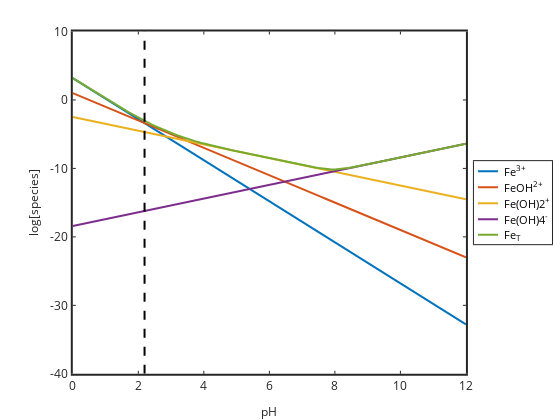

Notebook code for this chart:
### Markdown cell above
# U shaped solubility diagram

### Code cell
%plot -s 600,500 -f 'svg'
pH=0:0.1:12;
Ksp=10^-38.8;
B1=10^-2.19;
B2=10^-5.7;
B4=10^-21.6;
Kw=1e-14;
logFe=log10(Ksp./Kw^3)-3*pH; Fe=10.^logFe;
logFeOH=log10(B1*Ksp/Kw^3)-2*pH; FeOH=10.^logFeOH;
logFeOH2=log10(B2*Ksp/Kw^3)-pH; FeOH2=10.^logFeOH2;
logFeOH4=log10(B4*Ksp./Kw^3)+pH; FeOH4=10.^logFeOH4;
FeT=Fe+FeOH+FeOH2+FeOH4; logFeT=log10(FeT);

plot(pH,logFe,'linewidth',2,pH,logFeOH,'linewidth',2,pH,logFeOH2,'linewidth',2,...
pH,logFeOH4,'linewidth',2,pH,logFeT,'linewidth',2)
hold on
plot([-log10(B1) -log10(B1)],[-40 10],'k--','linewidth',2)
set(gca,'linewidth',2,'fontsize',12);
xlabel('pH','fontsize',12)
ylabel('log[species]','fontsize',12)
legend('Fe^{3+}','FeOH^{2+}','Fe(OH)2^+','Fe(OH)4^-','Fe_T','location','eastoutside');

### Figure 1 — Plotly figure (JSON) as saved in the notebook; plotly's stock layout.template omitted (floating-point values rounded to 4 significant figures)
{"data": [{"line": {"color": "rgb(0,113,188)", "dash": "solid", "width": 2}, "marker": {"color": "rgb(0,113,188)", "line": {"color": "rgb(0,113,188)"}, "size": 6, "symbol": "none"}, "mode": "lines", "name": "Fe^{3+}", "showlegend": true, "type": "scatter", "visibility": true, "x": [0, 0.1, 0.2, 0.3, 0.4, 0.5, 0.6, 0.7, 0.8, 0.9, 1, 1.1, 1.2, 1.3, 1.4, 1.5, 1.6, 1.7, 1.8, 1.9, 2, 2.1, 2.2, 2.3, 2.4, 2.5, 2.6, 2.7, 2.8, 2.9, 3, 3.1, 3.2, 3.3, 3.4, 3.5, 3.6, 3.7, 3.8, 3.9, 4, 4.1, 4.2, 4.3, 4.4, 4.5, 4.6, 4.7, 4.8, 4.9, 5, 5.1, 5.2, 5.3, 5.4, 5.5, 5.6, 5.7, 5.8, 5.9, 6, 6.1, 6.2, 6.3, 6.4, 6.5, 6.6, 6.7, 6.8, 6.9, 7, 7.1, 7.2, 7.3, 7.4, 7.5, 7.6, 7.7, 7.8, 7.9, 8, 8.1, 8.2, 8.3, 8.4, 8.5, 8.6, 8.7, 8.8, 8.9, 9, 9.1, 9.2, 9.3, 9.4, 9.5, 9.6, 9.7, 9.8, 9.9, 10, 10.1, 10.2, 10.3, 10.4, 10.5, 10.6, 10.7, 10.8, 10.9, 11, 11.1, 11.2, 11.3, 11.4, 11.5, 11.6, 11.7, 11.8, 11.9, 12], "xaxis": "x", "y": [3.2, 2.9, 2.6, 2.3, 2.0, 1.7, 1.4, 1.1, 0.8, 0.5, 0.2, -0.1, -0.4, -0.7, -1.0, -1.3, -1.6, -1.9, -2.2, -2.5, -2.8, -3.1, -3.4, -3.7, -4.0, -4.3, -4.6, -4.9, -5.2, -5.5, -5.8, -6.1, -6.4, -6.7, -7.0, -7.3, -7.6, -7.9, -8.2, -8.5, -8.8, -9.1, -9.4, -9.7, -10.0, -10.3, -10.6, -10.9, -11.2, -11.5, -11.8, -12.1, -12.4, -12.7, -13, -13.3, -13.6, -13.9, -14.2, -14.5, -14.8, -15.1, -15.4, -15.7, -16, -16.3, -16.6, -16.9, -17.2, -17.5, -17.8, -18.1, -18.4, -18.7, -19, -19.3, -19.6, -19.9, -20.2, -20.5, -20.8, -21.1, -21.4, -21.7, -22, -22.3, -22.6, -22.9, -23.2, -23.5, -23.8, -24.1, -24.4, -24.7, -25, -25.3, -25.6, -25.9, -26.2, -26.5, -26.8, -27.1, -27.4, -27.7, -28, -28.3, -28.6, -28.9, -29.2, -29.5, -29.8, -30.1, -30.4, -30.7, -31, -31.3, -31.6, -31.9, -32.2, -32.5, -32.8], "yaxis": "y"}, {"line": {"color": "rgb(216,82,24)", "dash": "solid", "width": 2}, "marker": {"color": "rgb(216,82,24)", "line": {"color": "rgb(216,82,24)"}, "size": 6, "symbol": "none"}, "mode": "lines", "name": "FeOH^{2+}", "showlegend": true, "type": "scatter", "visibility": true, "x": [0, 0.1, 0.2, 0.3, 0.4, 0.5, 0.6, 0.7, 0.8, 0.9, 1, 1.1, 1.2, 1.3, 1.4, 1.5, 1.6, 1.7, 1.8, 1.9, 2, 2.1, 2.2, 2.3, 2.4, 2.5, 2.6, 2.7, 2.8, 2.9, 3, 3.1, 3.2, 3.3, 3.4, 3.5, 3.6, 3.7, 3.8, 3.9, 4, 4.1, 4.2, 4.3, 4.4, 4.5, 4.6, 4.7, 4.8, 4.9, 5, 5.1, 5.2, 5.3, 5.4, 5.5, 5.6, 5.7, 5.8, 5.9, 6, 6.1, 6.2, 6.3, 6.4, 6.5, 6.6, 6.7, 6.8, 6.9, 7, 7.1, 7.2, 7.3, 7.4, 7.5, 7.6, 7.7, 7.8, 7.9, 8, 8.1, 8.2, 8.3, 8.4, 8.5, 8.6, 8.7, 8.8, 8.9, 9, 9.1, 9.2, 9.3, 9.4, 9.5, 9.6, 9.7, 9.8, 9.9, 10, 10.1, 10.2, 10.3, 10.4, 10.5, 10.6, 10.7, 10.8, 10.9, 11, 11.1, 11.2, 11.3, 11.4, 11.5, 11.6, 11.7, 11.8, 11.9, 12], "xaxis": "x", "y": [1.01, 0.81, 0.61, 0.41, 0.21, 0.01, -0.19, -0.39, -0.59, -0.79, -0.99, -1.19, -1.39, -1.59, -1.79, -1.99, -2.19, -2.39, -2.59, -2.79, -2.99, -3.19, -3.39, -3.59, -3.79, -3.99, -4.19, -4.39, -4.59, -4.79, -4.99, -5.19, -5.39, -5.59, -5.79, -5.99, -6.19, -6.39, -6.59, -6.79, -6.99, -7.19, -7.39, -7.59, -7.79, -7.99, -8.19, -8.39, -8.59, -8.79, -8.99, -9.19, -9.39, -9.59, -9.79, -9.99, -10.19, -10.39, -10.59, -10.79, -10.99, -11.19, -11.39, -11.59, -11.79, -11.99, -12.19, -12.39, -12.59, -12.79, -12.99, -13.19, -13.39, -13.59, -13.79, -13.99, -14.19, -14.39, -14.59, -14.79, -14.99, -15.19, -15.39, -15.59, -15.79, -15.99, -16.19, -16.39, -16.59, -16.79, -16.99, -17.19, -17.39, -17.59, -17.79, -17.99, -18.19, -18.39, -18.59, -18.79, -18.99, -19.19, -19.39, -19.59, -19.79, -19.99, -20.19, -20.39, -20.59, -20.79, -20.99, -21.19, -21.39, -21.59, -21.79, -21.99, -22.19, -22.39, -22.59, -22.79, -22.99], "yaxis": "y"}, {"line": {"color": "rgb(236,176,31)", "dash": "solid", "width": 2}, "marker": {"color": "rgb(236,176,31)", "line": {"color": "rgb(236,176,31)"}, "size": 6, "symbol": "none"}, "mode": "lines", "name": "Fe(OH)2^+", "showlegend": true, "type": "scatter", "visibility": true, "x": [0, 0.1, 0.2, 0.3, 0.4, 0.5, 0.6, 0.7, 0.8, 0.9, 1, 1.1, 1.2, 1.3, 1.4, 1.5, 1.6, 1.7, 1.8, 1.9, 2, 2.1, 2.2, 2.3, 2.4, 2.5, 2.6, 2.7, 2.8, 2.9, 3, 3.1, 3.2, 3.3, 3.4, 3.5, 3.6, 3.7, 3.8, 3.9, 4, 4.1, 4.2, 4.3, 4.4, 4.5, 4.6, 4.7, 4.8, 4.9, 5, 5.1, 5.2, 5.3, 5.4, 5.5, 5.6, 5.7, 5.8, 5.9, 6, 6.1, 6.2, 6.3, 6.4, 6.5, 6.6, 6.7, 6.8, 6.9, 7, 7.1, 7.2, 7.3, 7.4, 7.5, 7.6, 7.7, 7.8, 7.9, 8, 8.1, 8.2, 8.3, 8.4, 8.5, 8.6, 8.7, 8.8, 8.9, 9, 9.1, 9.2, 9.3, 9.4, 9.5, 9.6, 9.7, 9.8, 9.9, 10, 10.1, 10.2, 10.3, 10.4, 10.5, 10.6, 10.7, 10.8, 10.9, 11, 11.1, 11.2, 11.3, 11.4, 11.5, 11.6, 11.7, 11.8, 11.9, 12], "xaxis": "x", "y": [-2.5, -2.6, -2.7, -2.8, -2.9, -3.0, -3.1, -3.2, -3.3, -3.4, -3.5, -3.6, -3.7, -3.8, -3.9, -4.0, -4.1, -4.2, -4.3, -4.4, -4.5, -4.6, -4.7, -4.8, -4.9, -5.0, -5.1, -5.2, -5.3, -5.4, -5.5, -5.6, -5.7, -5.8, -5.9, -6.0, -6.1, -6.2, -6.3, -6.4, -6.5, -6.6, -6.7, -6.8, -6.9, -7.0, -7.1, -7.2, -7.3, -7.4, -7.5, -7.6, -7.7, -7.8, -7.9, -8.0, -8.1, -8.2, -8.3, -8.4, -8.5, -8.6, -8.7, -8.8, -8.9, -9.0, -9.1, -9.2, -9.3, -9.4, -9.5, -9.6, -9.7, -9.8, -9.9, -10.0, -10.1, -10.2, -10.3, -10.4, -10.5, -10.6, -10.7, -10.8, -10.9, -11.0, -11.1, -11.2, -11.3, -11.4, -11.5, -11.6, -11.7, -11.8, -11.9, -12.0, -12.1, -12.2, -12.3, -12.4, -12.5, -12.6, -12.7, -12.8, -12.9, -13.0, -13.1, -13.2, -13.3, -13.4, -13.5, -13.6, -13.7, -13.8, -13.9, -14.0, -14.1, -14.2, -14.3, -14.4, -14.5], "yaxis": "y"}, {"line": {"color": "rgb(125,46,141)", "dash": "solid", "width": 2}, "marker": {"color": "rgb(125,46,141)", "line": {"color": "rgb(125,46,141)"}, "size": 6, "symbol": "none"}, "mode": "lines", "name": "Fe(OH)4^-", "showlegend": true, "type": "scatter", "visibility": true, "x": [0, 0.1, 0.2, 0.3, 0.4, 0.5, 0.6, 0.7, 0.8, 0.9, 1, 1.1, 1.2, 1.3, 1.4, 1.5, 1.6, 1.7, 1.8, 1.9, 2, 2.1, 2.2, 2.3, 2.4, 2.5, 2.6, 2.7, 2.8, 2.9, 3, 3.1, 3.2, 3.3, 3.4, 3.5, 3.6, 3.7, 3.8, 3.9, 4, 4.1, 4.2, 4.3, 4.4, 4.5, 4.6, 4.7, 4.8, 4.9, 5, 5.1, 5.2, 5.3, 5.4, 5.5, 5.6, 5.7, 5.8, 5.9, 6, 6.1, 6.2, 6.3, 6.4, 6.5, 6.6, 6.7, 6.8, 6.9, 7, 7.1, 7.2, 7.3, 7.4, 7.5, 7.6, 7.7, 7.8, 7.9, 8, 8.1, 8.2, 8.3, 8.4, 8.5, 8.6, 8.7, 8.8, 8.9, 9, 9.1, 9.2, 9.3, 9.4, 9.5, 9.6, 9.7, 9.8, 9.9, 10, 10.1, 10.2, 10.3, 10.4, 10.5, 10.6, 10.7, 10.8, 10.9, 11, 11.1, 11.2, 11.3, 11.4, 11.5, 11.6, 11.7, 11.8, 11.9, 12], "xaxis": "x", "y": [-18.4, -18.3, -18.2, -18.1, -18, -17.9, -17.8, -17.7, -17.6, -17.5, -17.4, -17.3, -17.2, -17.1, -17, -16.9, -16.8, -16.7, -16.6, -16.5, -16.4, -16.3, -16.2, -16.1, -16.0, -15.9, -15.8, -15.7, -15.6, -15.5, -15.4, -15.3, -15.2, -15.1, -15.0, -14.9, -14.8, -14.7, -14.6, -14.5, -14.4, -14.3, -14.2, -14.1, -14.0, -13.9, -13.8, -13.7, -13.6, -13.5, -13.4, -13.3, -13.2, -13.1, -13.0, -12.9, -12.8, -12.7, -12.6, -12.5, -12.4, -12.3, -12.2, -12.1, -12.0, -11.9, -11.8, -11.7, -11.6, -11.5, -11.4, -11.3, -11.2, -11.1, -11.0, -10.9, -10.8, -10.7, -10.6, -10.5, -10.4, -10.3, -10.2, -10.1, -10.0, -9.9, -9.8, -9.7, -9.6, -9.5, -9.4, -9.3, -9.2, -9.1, -9.0, -8.9, -8.8, -8.7, -8.6, -8.5, -8.4, -8.3, -8.2, -8.1, -8.0, -7.9, -7.8, -7.7, -7.6, -7.5, -7.4, -7.3, -7.2, -7.1, -7.0, -6.9, -6.8, -6.7, -6.6, -6.5, -6.4], "yaxis": "y"}, {"line": {"color": "rgb(118,171,47)", "dash": "solid", "width": 2}, "marker": {"color": "rgb(118,171,47)", "line": {"color": "rgb(118,171,47)"}, "size": 6, "symbol": "none"}, "mode": "lines", "name": "Fe_T", "showlegend": true, "type": "scatter", "visibility": true, "x": [0, 0.1, 0.2, 0.3, 0.4, 0.5, 0.6, 0.7, 0.8, 0.9, 1, 1.1, 1.2, 1.3, 1.4, 1.5, 1.6, 1.7, 1.8, 1.9, 2, 2.1, 2.2, 2.3, 2.4, 2.5, 2.6, 2.7, 2.8, 2.9, 3, 3.1, 3.2, 3.3, 3.4, 3.5, 3.6, 3.7, 3.8, 3.9, 4, 4.1, 4.2, 4.3, 4.4, 4.5, 4.6, 4.7, 4.8, 4.9, 5, 5.1, 5.2, 5.3, 5.4, 5.5, 5.6, 5.7, 5.8, 5.9, 6, 6.1, 6.2, 6.3, 6.4, 6.5, 6.6, 6.7, 6.8, 6.9, 7, 7.1, 7.2, 7.3, 7.4, 7.5, 7.6, 7.7, 7.8, 7.9, 8, 8.1, 8.2, 8.3, 8.4, 8.5, 8.6, 8.7, 8.8, 8.9, 9, 9.1, 9.2, 9.3, 9.4, 9.5, 9.6, 9.7, 9.8, 9.9, 10, 10.1, 10.2, 10.3, 10.4, 10.5, 10.6, 10.7, 10.8, 10.9, 11, 11.1, 11.2, 11.3, 11.4, 11.5, 11.6, 11.7, 11.8, 11.9, 12], "xaxis": "x", "y": [3.203, 2.904, 2.604, 2.306, 2.007, 1.709, 1.411, 1.114, 0.8174, 0.5218, 0.2273, -0.06593, -0.3575, -0.6471, -0.9343, -1.219, -1.5, -1.777, -2.049, -2.317, -2.578, -2.834, -3.083, -3.326, -3.561, -3.789, -4.01, -4.224, -4.432, -4.632, -4.824, -5.01, -5.189, -5.361, -5.526, -5.683, -5.834, -5.978, -6.117, -6.249, -6.377, -6.5, -6.619, -6.734, -6.847, -6.957, -7.066, -7.173, -7.278, -7.383, -7.486, -7.589, -7.691, -7.793, -7.894, -7.996, -8.096, -8.197, -8.298, -8.398, -8.499, -8.599, -8.699, -8.799, -8.899, -8.999, -9.099, -9.198, -9.298, -9.396, -9.494, -9.591, -9.686, -9.779, -9.867, -9.948, -10.02, -10.08, -10.12, -10.15, -10.15, -10.12, -10.08, -10.02, -9.949, -9.867, -9.779, -9.686, -9.591, -9.495, -9.397, -9.298, -9.199, -9.099, -8.999, -8.9, -8.8, -8.7, -8.6, -8.5, -8.4, -8.3, -8.2, -8.1, -8.0, -7.9, -7.8, -7.7, -7.6, -7.5, -7.4, -7.3, -7.2, -7.1, -7.0, -6.9, -6.8, -6.7, -6.6, -6.5, -6.4], "yaxis": "y"}, {"line": {"color": "rgb(0, 0, 0)", "dash": "dash", "width": 2}, "marker": {"color": "rgb(0, 0, 0)", "line": {"color": "rgb(0, 0, 0)"}, "size": 6, "symbol": "none"}, "mode": "lines", "name": "", "showlegend": false, "type": "scatter", "visibility": true, "x": [2.19, 2.19], "xaxis": "x", "y": [-40, 10], "yaxis": "y"}, {"hoverinfo": "none", "line": {"color": "rgb(0,113,188)", "dash": "solid", "width": 2}, "marker": {"color": "rgb(0,113,188)", "line": {"color": "rgb(0,113,188)"}, "size": 6, "symbol": "none"}, "mode": "lines", "name": "", "showlegend": false, "type": "scatter", "visibility": true, "x": [3, 18], "xaxis": "x2", "y": [7.494, 7.494], "yaxis": "y2"}, {"hoverinfo": "none", "line": {"color": "rgb(216,82,24)", "dash": "solid", "width": 2}, "marker": {"color": "rgb(216,82,24)", "line": {"color": "rgb(216,82,24)"}, "size": 6, "symbol": "none"}, "mode": "lines", "name": "", "showlegend": false, "type": "scatter", "visibility": true, "x": [3, 18], "xaxis": "x2", "y": [19.48, 19.48], "yaxis": "y2"}, {"hoverinfo": "none", "line": {"color": "rgb(236,176,31)", "dash": "solid", "width": 2}, "marker": {"color": "rgb(236,176,31)", "line": {"color": "rgb(236,176,31)"}, "size": 6, "symbol": "none"}, "mode": "lines", "name": "", "showlegend": false, "type": "scatter", "visibility": true, "x": [3, 18], "xaxis": "x2", "y": [31.47, 31.47], "yaxis": "y2"}, {"hoverinfo": "none", "line": {"color": "rgb(125,46,141)", "dash": "solid", "width": 2}, "marker": {"color": "rgb(125,46,141)", "line": {"color": "rgb(125,46,141)"}, "size": 6, "symbol": "none"}, "mode": "lines", "name": "", "showlegend": false, "type": "scatter", "visibility": true, "x": [3, 18], "xaxis": "x2", "y": [43.46, 43.46], "yaxis": "y2"}, {"hoverinfo": "none", "line": {"color": "rgb(118,171,47)", "dash": "solid", "width": 2}, "marker": {"color": "rgb(118,171,47)", "line": {"color": "rgb(118,171,47)"}, "size": 6, "symbol": "none"}, "mode": "lines", "name": "", "showlegend": false, "type": "scatter", "visibility": true, "x": [3, 18], "xaxis": "x2", "y": [55.07, 55.07], "yaxis": "y2"}], "layout": {"annotations": [{"font": {"color": "rgb(0, 0, 0)", "size": 10.8}, "showarrow": false, "text": "Fe<sup>3+</sup>", "x": 21, "xanchor": "left", "xref": "x2", "y": 7.494, "yanchor": "middle", "yref": "y2"}, {"font": {"color": "rgb(0, 0, 0)", "size": 10.8}, "showarrow": false, "text": "FeOH<sup>2+</sup>", "x": 21, "xanchor": "left", "xref": "x2", "y": 19.48, "yanchor": "middle", "yref": "y2"}, {"font": {"color": "rgb(0, 0, 0)", "size": 10.8}, "showarrow": false, "text": "Fe(OH)2<sup>+</sup>", "x": 21, "xanchor": "left", "xref": "x2", "y": 31.47, "yanchor": "middle", "yref": "y2"}, {"font": {"color": "rgb(0, 0, 0)", "size": 10.8}, "showarrow": false, "text": "Fe(OH)4<sup>-</sup>", "x": 21, "xanchor": "left", "xref": "x2", "y": 43.46, "yanchor": "middle", "yref": "y2"}, {"font": {"color": "rgb(0, 0, 0)", "size": 10.8}, "showarrow": false, "text": "Fe<sub>T</sub>", "x": 21, "xanchor": "left", "xref": "x2", "y": 55.07, "yanchor": "middle", "yref": "y2"}], "height": 420, "hovermode": "closest", "margin": {"b": 0, "l": 0, "r": 0, "t": 0}, "plot_bgcolor": "rgba(0, 0, 0, 0)", "showlegend": false, "width": 560, "xaxis": {"anchor": "y", "autorange": false, "domain": [0.13, 0.832], "exponentformat": "none", "gridcolor": "rgba(38,38,38,0.15)", "gridwidth": 2, "linecolor": "rgb(38,38,38)", "linewidth": 2, "mirror": "ticks", "range": [0, 12], "showgrid": false, "showline": true, "side": "bottom", "spikedash": "solid", "spikemode": "across", "spikesides": false, "spikethickness": 1, "tickangle": 0, "tickcolor": "rgb(38,38,38)", "tickfont": {"color": "rgb(38,38,38)", "size": 12}, "ticklen": 3, "ticks": "inside", "ticktext": ["0", "2", "4", "6", "8", "10", "12"], "tickvals": [0, 2, 4, 6, 8, 10, 12], "title": {"font": {"color": "rgb(38,38,38)", "size": 12}, "text": "pH"}, "type": "linear", "visible": true, "zeroline": false}, "xaxis2": {"anchor": "y2", "autorange": false, "domain": [0.8463, 0.9857], "exponentformat": "none", "fixedrange": true, "gridcolor": "rgba(38,38,38,0.15)", "gridwidth": 1, "linecolor": "rgb(38,38,38)", "linewidth": 1, "mirror": true, "range": [0, 58.45], "showgrid": false, "showline": true, "showspikes": false, "side": "bottom", "spikedash": "solid", "spikemode": "across", "spikesides": false, "spikethickness": 1, "tickangle": 0, "tickcolor": "rgb(38,38,38)", "tickfont": {"color": "rgb(38,38,38)", "size": 10.8}, "ticklen": 3, "ticks": "", "ticktext": [], "tickvals": [], "title": {"font": {"color": "rgb(0, 0, 0)", "size": 11.88}, "text": ""}, "type": "linear", "visible": true, "zeroline": false}, "yaxis": {"anchor": "x", "autorange": false, "domain": [0.11, 0.925], "exponentformat": "none", "gridcolor": "rgba(38,38,38,0.15)", "gridwidth": 2, "linecolor": "rgb(38,38,38)", "linewidth": 2, "mirror": "ticks", "range": [-40, 10], "showgrid": false, "showline": true, "side": "left", "spikedash": "solid", "spikemode": "across", "spikesides": false, "spikethickness": 1, "tickangle": 0, "tickcolor": "rgb(38,38,38)", "tickfont": {"color": "rgb(38,38,38)", "size": 12}, "ticklen": 3, "ticks": "inside", "ticktext": ["-40", "-30", "-20", "-10", "0", "10"], "tickvals": [-40, -30, -20, -10, 0, 10], "title": {"font": {"color": "rgb(38,38,38)", "size": 12}, "text": "log[species]"}, "type": "linear", "visible": true, "zeroline": false}, "yaxis2": {"anchor": "x2", "autorange": false, "domain": [0.4187, 0.6163], "exponentformat": "none", "fixedrange": true, "gridcolor": "rgba(38,38,38,0.15)", "gridwidth": 1, "linecolor": "rgb(38,38,38)", "linewidth": 1, "mirror": true, "range": [62.19, 0], "showgrid": false, "showline": true, "showspikes": false, "side": "left", "spikedash": "solid", "spikemode": "across", "spikesides": false, "spikethickness": 1, "tickangle": 0, "tickcolor": "rgb(38,38,38)", "tickfont": {"color": "rgb(38,38,38)", "size": 10.8}, "ticklen": 3, "ticks": "", "ticktext": [], "tickvals": [], "title": {"font": {"color": "rgb(0, 0, 0)", "size": 11.88}, "text": ""}, "type": "linear", "visible": true, "zeroline": false}}}
